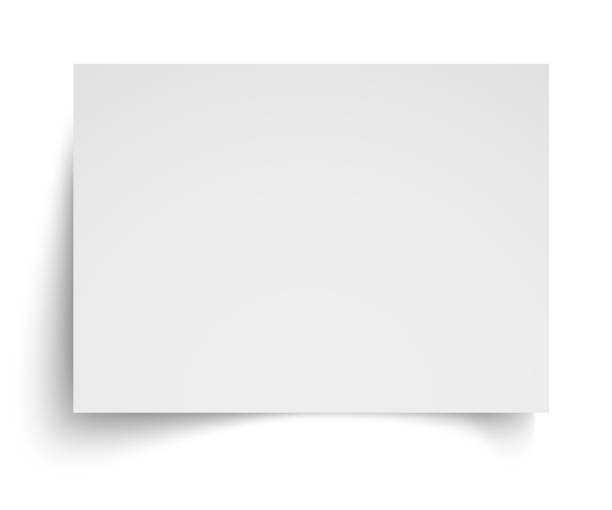
#> input picture OpenCV EPnP/Examples/A4.jpg, 612 x 510 px, given in place of the camera
$ python Example4.py
#> lines starting #> are read from the running program, lines starting #| are printed output that depends on the picture; after the words box and inside, x2 and y2 are one past the last pixel; in counts of white or black regions, pixels touching at a corner belong together
import cv2
import numpy as np

# Definir el tamaño del papel en cm y la escala para convertirlo a píxeles
paper_width_cm = 10
paper_height_cm = 10
scale = 10  # 1 cm = 10 píxeles en la imagen (ajustar según sea necesario)

# Definir los puntos 3D en el sistema de coordenadas del objeto (esquinas del papel)
object_points = np.array([
    [0, 0, 0],                             # Esquina inferior izquierda
    [paper_width_cm * scale, 0, 0],        # Esquina inferior derecha
    [paper_width_cm * scale, paper_height_cm * scale, 0],  # Esquina superior derecha
    [0, paper_height_cm * scale, 0]        # Esquina superior izquierda
], dtype=np.float32)

# Configuración de la cámara
camera_matrix = np.array([[1000, 0, 320],
                          [0, 1000, 240],
                          [0, 0, 1]], dtype=np.float32)
dist_coeffs = np.zeros((4, 1))  # Coeficientes de distorsión

# Crear un objeto de captura de video
cap = cv2.VideoCapture(0)

while True:
    ret, frame = cap.read()
#> frame is the input picture: shape (510, 612, 3); min 155, max 255, mean 241.6
    if not ret:
        print("Error: No se pudo capturar la imagen.")
        break

    # Convertir la imagen a escala de grises
    gray = cv2.cvtColor(frame, cv2.COLOR_BGR2GRAY)

    # Detectar el papel blanco usando un rango de colores en HSV
    hsv = cv2.cvtColor(frame, cv2.COLOR_BGR2HSV)
#> hsv: shape (510, 612, 3); mean H, S, V 0, 0, 241.6
    lower_color = np.array([0, 0, 200])  # Rango para blanco (ajustar si es necesario)
    upper_color = np.array([180, 30, 255])
    mask = cv2.inRange(hsv, lower_color, upper_color)
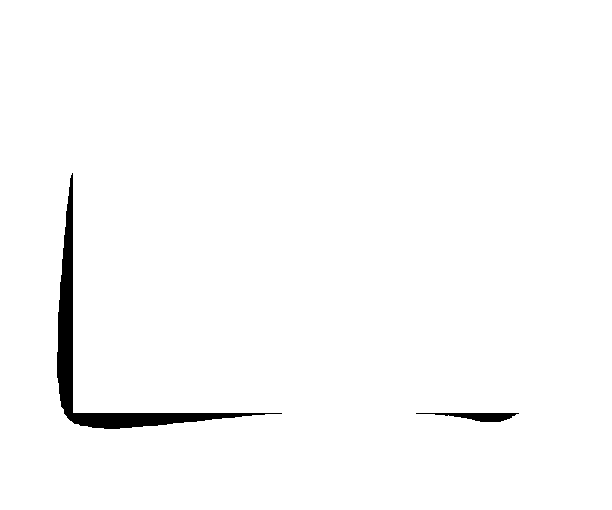
#> mask: shape (510, 612); 98.3% white; 2 black regions, box (x1, y1, x2, y2) and area: (57, 173, 282, 429) 4674, (416, 413, 519, 422) 490
    edges = cv2.Canny(mask, 50, 150)
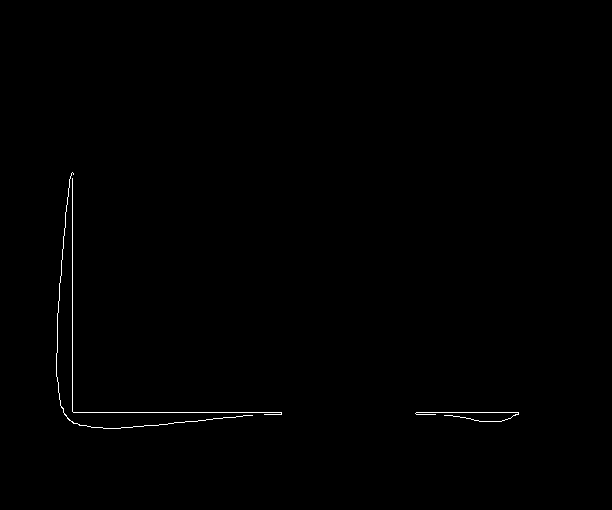
#> edges: shape (510, 612); 0.35% white in thin lines or dots, all inside (x1, y1, x2, y2) = (56, 172, 519, 429)

    # Encontrar los contornos en la imagen de borde
    contours, _ = cv2.findContours(edges, cv2.RETR_EXTERNAL, cv2.CHAIN_APPROX_SIMPLE)
#> contours = 3 contours, all with area under 20

    # Asegurarse de encontrar al menos un contorno
    if contours:
        largest_contour = max(contours, key=cv2.contourArea)
#> largest_contour = contour of 174 points, box (x1, y1, x2, y2) (56, 172, 253, 429), area 10
        epsilon = 0.02 * cv2.arcLength(largest_contour, True)
#> epsilon = 18.15
        approx = cv2.approxPolyDP(largest_contour, epsilon, True)
#> approx = [[72, 172], [64, 414], [252, 415], [63, 412]]

        if len(approx) == 4:  # Si se detectan 4 esquinas
            corners = np.array([point[0] for point in approx], dtype=np.float32)
#> corners = [[72, 172], [64, 414], [252, 415], [63, 412]]

            # Asegurarse de que los puntos están en el formato correcto
            image_points = np.array(corners, dtype=np.float32)
#> image_points = [[72, 172], [64, 414], [252, 415], [63, 412]]

            # Resolver PnP usando EPnP
            success, rotation_vector, translation_vector = cv2.solvePnP(object_points, image_points, camera_matrix, dist_coeffs, flags=cv2.SOLVEPNP_EPNP)
#> success = True; rotation_vector = [0.00983, -1.49, 0.843]; translation_vector = [31.69, -60.3, -18.96]

            if success:
                # Convertir el vector de rotación a una matriz de rotación
                rotation_matrix, _ = cv2.Rodrigues(rotation_vector)
#> rotation_matrix = [[-0.142, -0.493, -0.858], [0.481, 0.723, -0.495], [0.865, -0.484, 0.135]]

                # Definir los ejes del sistema de coordenadas del objeto
                axis = np.float32([[10, 0, 0], [0, 10, 0], [0, 0, -10]]).reshape(-1, 3) * scale

                # Proyectar los puntos 3D del eje en la imagen 2D
                imgpts, _ = cv2.projectPoints(axis, rotation_vector, translation_vector, camera_matrix, dist_coeffs)
#> imgpts = [[578.8, 60.11], [581.4, 61.32], [-3305.6, 572.9]]

                # Dibujar los ejes en la imagen
                corner = tuple(np.int0(image_points[0]))  # Esquina superior izquierda
#> corner = (72, 172)
                imgpts = np.int0(imgpts)
#> imgpts = [[578, 60], [581, 61], [-3305, 572]]
                frame = cv2.line(frame, corner, tuple(imgpts[0].ravel()), (0, 0, 255), 5)  # Eje X (Rojo)
                frame = cv2.line(frame, corner, tuple(imgpts[1].ravel()), (0, 255, 0), 5)  # Eje Y (Verde)
                frame = cv2.line(frame, corner, tuple(imgpts[2].ravel()), (255, 0, 0), 5)  # Eje Z (Azul)
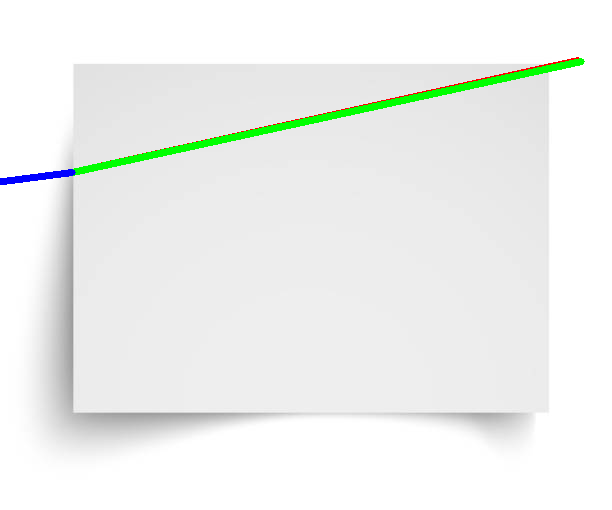
#> frame: shape (510, 612, 3); mean B, G, R 238.5, 241.1, 238.4

    # Mostrar la imagen con los ejes proyectados
    cv2.imshow('Pose Estimation', frame)

    # Salir del bucle si se presiona la tecla 'q'
    if cv2.waitKey(1) & 0xFF == ord('q'):
#> (key q is pressed here)
        break

# Liberar recursos y cerrar ventanas
cap.release()
cv2.destroyAllWindows()
